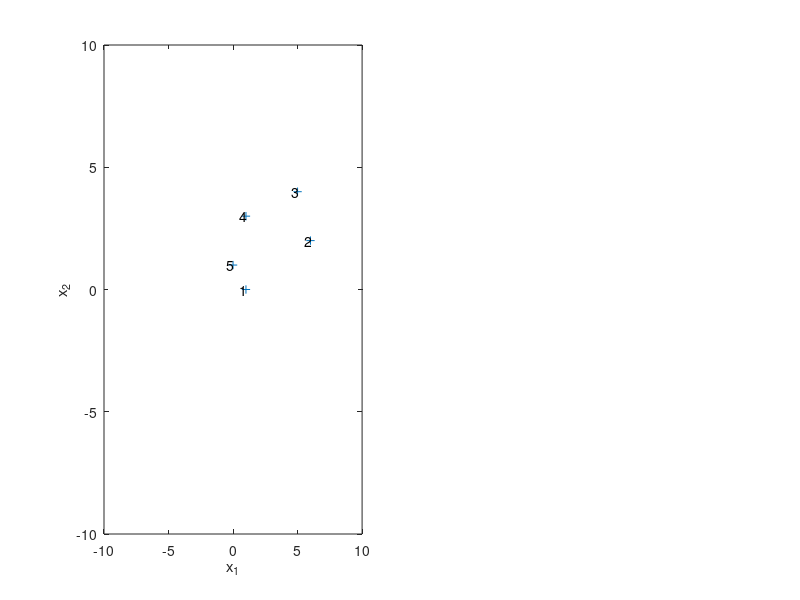

This figure's MATLAB source: (Note: this script raises an error after producing the figure.)
function direct_pca_demo()
 
figure(1); clf;
P = load('points.txt') ;

[h, w] = size(P);

% (1.) Make x
X = P;

% (2.) calculate mi
mi = mean(X');

% (3.) Center data
Xd = X;
for i = 1:w
    Xd(:, i) = X(:, i) - mi';
end

% (4.) calculate C matrix
C = (Xd * Xd') / (w - 1);

% (5.) compute SVD(C)
[U,S, V] = svd(C);

subplot(1,2,1);
plot(P(1,:),P(2,:),'+'); hold on;
for i = 1 : size(P,2)
   text( P(1,i)-0.5, P(2,i), num2str(i)); 
end
xlabel('x_1'); ylabel('x_2');
xlim([-10 10]);
ylim([-10 10]);

% (1.a)
draw_gauss2d(mi', C, 'r', 1);

plot(3,6,'xb')

% (1.b)
ev1 = U(:, 1) .* S(1, 1);
ev2 = U(:, 2) .* S(2, 2);

plot([mi(1), ev1(1) + mi(1)], [mi(2), ev1(2) + mi(2)], 'red');
plot([mi(1), ev2(1) + mi(1)], [mi(2), ev2(2) + mi(2)], 'green');
% plot(mi, ev2 + mi', 'green');

% (1.c)

maxeval = max(S(1, 1), S(2, 2));
% evals = [S(1, 1) / maxeval, S(2, 2) / maxeval]

evals = cumsum(S) / max(S(:));

procent_variance = 1 - evals(2, 2);

% figure(2); clf; plot(evals(:));

% (1.d)
% S(2, 2) = 0;
U(:, 2) = 0;
newC = U * S * V';

[Un, Sn, Vn] = svd(newC);

y = [];
xq = [];

% (6.)
for i = 1:w
    y = [y, U' * (P(:, i) - mi')];
end

% (7.)
for i = 1:w
    tmp =(Un * y(:, i)) + mi';
    xq = [xq; tmp'];
end

xq = xq';

subplot(1,2,2);

% (1.e)
q = [3, 6]';

closest = [];
cdist = 1000;
cidx = 1000;

for i = 1:w
    
    tmp = P(:, i);
    
    dist = sqrt( (tmp(1) - q(1))^2 + (tmp(2) - q(2))^2 );
    
    if(dist < cdist)
       closest = tmp;
       cdist = dist;
       cidx = i;
    end
end

cidx

yq = U' * (q - mi');
yq = (Un * yq) + mi'

closest2 = [];
cdist2 = 1000;
cidx2 = 1000;

for i = 1:w
    
    tmp = y(:, i);
    
    dist = sqrt( (tmp(1) - yq(1))^2 + (tmp(2) - yq(2))^2 );
    
    if(dist < cdist2)
       closest2 = tmp;
       cdist2 = dist;
       cidx2 = i;
    end
end
cidx2

draw_reconstructions(P, xq)
